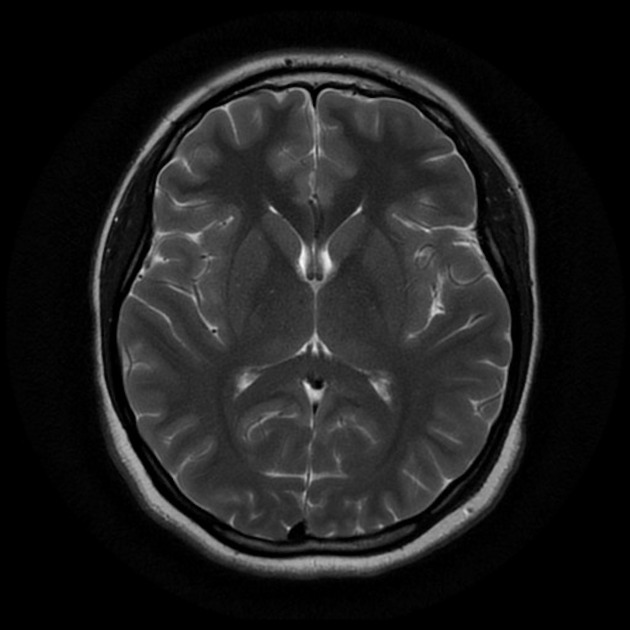
#> input picture no/1 no.jpeg, 630 x 630 px, found by its file name; its folder holds 4 pictures in this run
$ jupyter execute --allow-errors Brain_Tumor.ipynb   (shell and % lines are left out)
#> lines starting #> are read from the running program, lines starting #| are printed output that depends on the picture; after the words box and inside, x2 and y2 are one past the last pixel; in counts of white or black regions, pixels touching at a corner belong together
[cell 1]
import pandas as pd
import numpy as np
import matplotlib.pyplot as plt
import os, shutil
import cv2
import matplotlib.image as mpimg
import seaborn as sns
plt.style.use('ggplot')

[cell 2]
folder = '/content/drive/MyDrive/Projects/BrainTumor/yes/'
count = 1

#> (the rest of this cell did not finish here and is left out)

[cell 3]
folder = '/content/drive/MyDrive/Projects/BrainTumor/no/'
count = 1

for filename in os.listdir(folder):
    source = folder + filename
    destination = folder + "N_" +str(count)+".jpg"
    os.rename(source, destination)
    count+=1
#> pass 2 of the loop `for filename in os.listdir(folder):`:

#> (a cell that did not finish here is left out)

#> (a cell that did not finish here is left out)

[cell 6]
import tensorflow as tf
from tensorflow.keras.preprocessing.image import ImageDataGenerator
from tensorflow.keras.models import Model
from tensorflow.keras.layers import Flatten, Dense, Dropout
from tensorflow.keras.applications.vgg19 import VGG19
from tensorflow.keras.optimizers import SGD, Adam
from tensorflow.keras.callbacks import ModelCheckpoint, EarlyStopping, ReduceLROnPlateau

[cell 7]
def timing(sec_elapsed):
    h = int(sec_elapsed / (60*60))
    m = int(sec_elapsed % (60*60) / 60)
    s = sec_elapsed % 60
    return f"{h}:{m}:{s}"

[cell 8]
def augmented_data(file_dir, n_generated_samples, save_to_dir):
    data_gen = ImageDataGenerator(rotation_range=10,
                      width_shift_range=0.1,
                      height_shift_range=0.1,
                      shear_range=0.1,
                      brightness_range=(0.3, 1.0),
                      horizontal_flip=True,
                      vertical_flip=True,
                      fill_mode='nearest')
    for filename in os.listdir(file_dir):
        image = cv2.imread(file_dir + '/' + filename)
        image = image.reshape((1,) + image.shape)
        save_prefix = 'aug_' + filename[:-4]
        i=0
        for batch in data_gen.flow(x = image, batch_size = 1, save_to_dir = save_to_dir, save_prefix = save_prefix, save_format = "jpg"):
            i+=1
            if i>n_generated_samples:
                break

[cell 9]
import os
import time

# Yol tanımları
yes_path = '/content/drive/MyDrive/Projects/BrainTumor/brain_tumor_dataset/yes'
no_path = '/content/drive/MyDrive/Projects/BrainTumor/brain_tumor_dataset/no'
augmented_data_path = 'augmented_data/'

# Dizini kontrol et ve oluştur
if not os.path.exists(augmented_data_path):
    os.makedirs(augmented_data_path)
if not os.path.exists(augmented_data_path + 'yes'):
    os.makedirs(augmented_data_path + 'yes')
if not os.path.exists(augmented_data_path + 'no'):
    os.makedirs(augmented_data_path + 'no')

# Zaman ölçümü
start_time = time.time()

# Veriyi artırma işlemi
augmented_data(file_dir=yes_path, n_generated_samples=6, save_to_dir=augmented_data_path + 'yes')
#> (the call stopped at in augmented_data, `data_gen = ImageDataGenerator(rotation_range=10, width_shift_range=0.1..`: tensorflow is not available in this run)
augmented_data(file_dir=no_path, n_generated_samples=9, save_to_dir=augmented_data_path + 'no')
#> (the call stopped at in augmented_data, `data_gen = ImageDataGenerator(rotation_range=10, width_shift_range=0.1..`: tensorflow is not available in this run)

end_time = time.time()
execution_time = end_time - start_time
print(f"Execution time: {execution_time:.2f} seconds")

[cell 10]
def data_summary(main_path):
    yes_path = "augmented_data/yes/"
    no_path = "augmented_data/no/"

    n_pos = len(os.listdir(yes_path))
    n_neg = len(os.listdir(no_path))

    n = (n_pos + n_neg)

    pos_per = (n_pos*100)/n
    neg_per = (n_neg*100)/n

    print(f"Number of sample: {n}")
    print(f"{n_pos} Number of positive sample in percentage: {pos_per}%")
    print(f"{n_neg} Number of negative sample in percentage: {neg_per}%")

[cell 11]
data_summary(augmented_data_path)

[cell 12]
import imutils
def crop_brain_tumor(image, plot=False):
    gray = cv2.cvtColor(image, cv2.COLOR_BGR2GRAY)
    gray = cv2.GaussianBlur(gray, (5,5), 0)

    thres = cv2.threshold(gray, 45, 255, cv2.THRESH_BINARY)[1]
    thres =cv2.erode(thres, None, iterations = 2)
    thres = cv2.dilate(thres, None, iterations = 2)

    cnts = cv2.findContours(thres.copy(), cv2.RETR_EXTERNAL, cv2.CHAIN_APPROX_SIMPLE)
    cnts = imutils.grab_contours(cnts)
    c = max(cnts, key = cv2.contourArea)

    extLeft = tuple(c[c[:,:,0].argmin()][0])
    extRight = tuple(c[c[:,:,0].argmax()][0])
    extTop = tuple(c[c[:,:,1].argmin()][0])
    extBot = tuple(c[c[:,:,1].argmax()][0])

    new_image = image[extTop[1]:extBot[1], extLeft[0]:extRight[0]]

    if plot:
        plt.figure()
        plt.subplot(1, 2, 1)
        plt.imshow(image)

        plt.tick_params(axis='both', which='both',
                        top=False, bottom=False, left=False, right=False,
                        labelbottom=False, labeltop=False, labelleft=False, labelright=False)

        plt.title('Original Image')

        plt.subplot(1, 2, 2)
        plt.imshow(new_image)

        plt.tick_params(axis='both', which='both',
                        top=False, bottom=False, left=False, right=False,
                        labelbottom=False, labeltop=False, labelleft=False, labelright=False)

        plt.title('Cropped Image')
        plt.show()
    return new_image

[cell 13]
import os

file_path = '/content/augmented_data/yes/aug_Y100_0_1070.jpg'
if not os.path.isfile(file_path):
    print(f"Dosya mevcut değil: {file_path}")

[cell 14]
img = cv2.imread('/content/augmented_data/yes/aug_Y100_0_1070.jpg')
#> (the rest of this cell did not finish here and is left out)

[cell 15]
img = cv2.imread('/content/augmented_data/no/aug_1 no._0_16.jpg')
#> (the rest of this cell did not finish here and is left out)


[cell 16]
folder1 = '/content/augmented_data/no/'
folder2 = '/content/augmented_data/yes/'

for filename in os.listdir(folder1):
    img = cv2.imread(folder1 + filename)
#> img is the input picture: shape (630, 630, 3); min 0, max 248, mean 29.7
    img = crop_brain_tumor(img, False)
#> call 3 of crop_brain_tumor, with plot = False
#> in crop_brain_tumor (call 3), `thres = cv2.threshold(gray, 45, 255, cv2.THRESH_BINARY)[1]`:
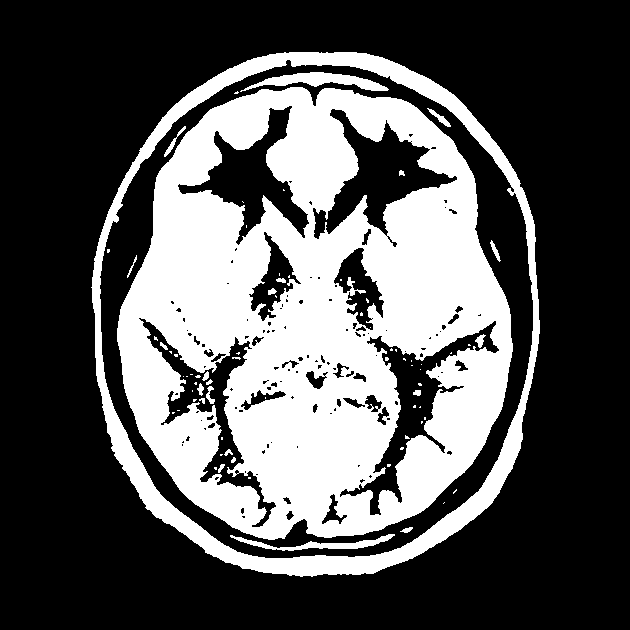
#> thres: shape (630, 630); 33.9% white; 74 white regions (51 under 20 px), largest, box (x1, y1, x2, y2) and area: (117, 87, 513, 540) 111098, (91, 52, 540, 577) 19946, (240, 72, 389, 92) 1245
#> in crop_brain_tumor (call 3), `thres =cv2.erode(thres, None, iterations = 2)`:
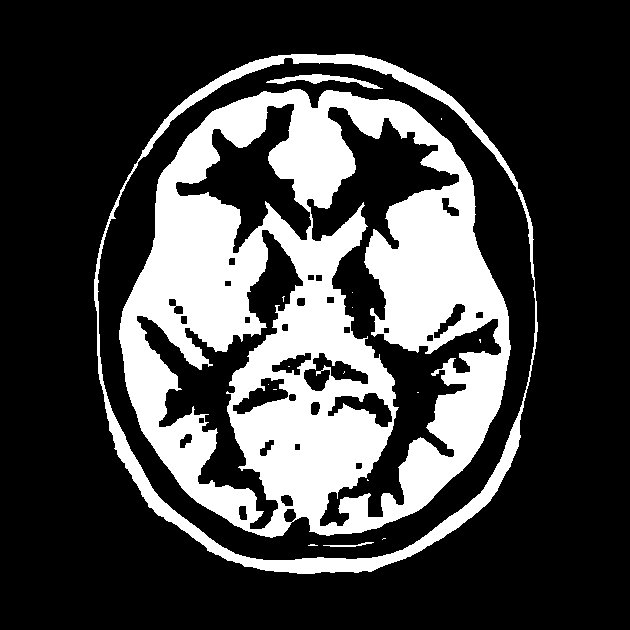
#> thres: shape (630, 630); 26.4% white; 17 white regions (13 under 20 px), largest, box (x1, y1, x2, y2) and area: (119, 89, 511, 538) 91976, (94, 54, 538, 574) 12177, (266, 74, 383, 89) 576, (323, 542, 374, 547) 93
#> in crop_brain_tumor (call 3), `thres = cv2.dilate(thres, None, iterations = 2)`:
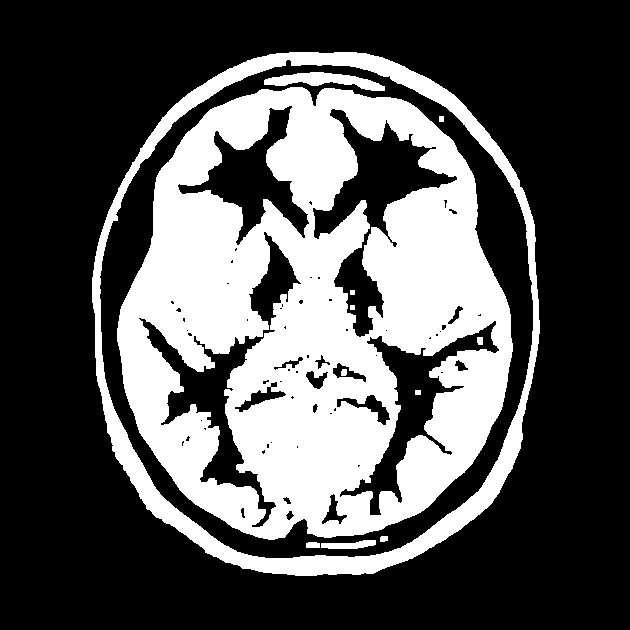
#> thres: shape (630, 630); 32.9% white; 12 white regions
#> in crop_brain_tumor (call 3), `cnts = cv2.findContours(thres.copy(), cv2.RETR_EXTERNAL, cv2.CHAIN_APP..`: cnts = 1 contour; box (x1, y1, x2, y2) and area: (92, 52, 540, 576) 190885
#> in crop_brain_tumor (call 3), `c = max(cnts, key = cv2.contourArea)`: c = contour of 648 points, box (x1, y1, x2, y2) (92, 52, 540, 576), area 190885
#> in crop_brain_tumor (call 3), `extLeft = tuple(c[c[:,:,0].argmin()][0])`: extLeft = (92, 277)
#> in crop_brain_tumor (call 3), `extRight = tuple(c[c[:,:,0].argmax()][0])`: extRight = (539, 333)
#> in crop_brain_tumor (call 3), `extTop = tuple(c[c[:,:,1].argmin()][0])`: extTop = (289, 52)
#> in crop_brain_tumor (call 3), `extBot = tuple(c[c[:,:,1].argmax()][0])`: extBot = (295, 575)
#> in crop_brain_tumor (call 3), `new_image = image[extTop[1]:extBot[1], extLeft[0]:extRight[0]]`:
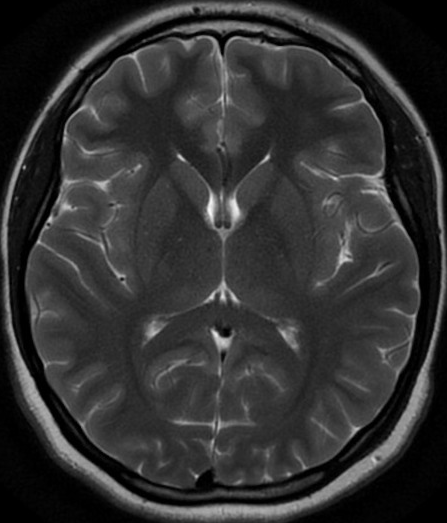
#> new_image: shape (523, 447, 3); min 0, max 248, mean 49.3
    cv2.imwrite(folder1 + filename, img)
#> pass 2 of the loop `for filename in os.listdir(folder1):`:
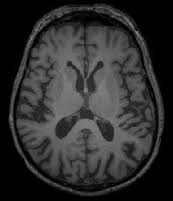
#> input picture no/10 no.jpg, 173 x 201 px, found by its file name
#> img is the input picture: shape (201, 173, 3); min 0, max 139, mean 46.7
#> in crop_brain_tumor (call 4), `thres = cv2.dilate(thres, None, iterations = 2)`:
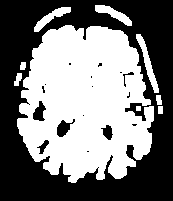
#> thres: shape (201, 173); 48.4% white; 9 white regions
#> cnts = 9 contours, 1 with area under 20; largest, box (x1, y1, x2, y2) and area: (17, 25, 154, 183) 15864, (136, 34, 159, 93) 299, (95, 5, 132, 26) 256, (34, 7, 71, 32) 255, (14, 73, 22, 86) 50, (156, 95, 162, 105) 37, (20, 62, 26, 70) 31, (158, 106, 163, 114) 28
#> c = contour of 345 points, box (x1, y1, x2, y2) (17, 25, 154, 183), area 15864
#> extLeft = (17, 119)
#> extRight = (153, 120)
#> extTop = (65, 25)
#> extBot = (71, 182)
#> in crop_brain_tumor (call 4), `new_image = image[extTop[1]:extBot[1], extLeft[0]:extRight[0]]`:
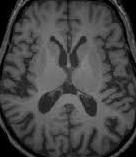
#> new_image: shape (157, 136, 3); min 0, max 139, mean 69.2
#> (the rest of this cell did not finish here and is left out)

[cell 17]
from sklearn.utils import shuffle
def load_data(dir_list, image_size):
    X=[]
    y=[]

    image_width, image_height=image_size

    for directory in dir_list:
        for filename in os.listdir(directory):
            image = cv2.imread(directory + '/' + filename)
            image = crop_brain_tumor(image, plot=False)
            image = cv2.resize(image, dsize=(image_width, image_height), interpolation = cv2.INTER_CUBIC)
            image = image/255.00
            X.append(image)
            if directory[-3:] == "yes":
                y.append(1)
            else:
                y.append(0)
    X=np.array(X)
    y=np.array(y)

    X,y = shuffle(X,y)
    print(f"Number of example is : {len(X)}")
    print(f"X SHAPE is : {X.shape}")
    print(f"y SHAPE is : {y.shape}")
    return X,y

[cell 18]
augmented_path = '/content/augmented_data/'
#> augmented_path = '/content/augmented_data/'
augmeneted_yes = augmented_path + 'yes'
#> augmeneted_yes = '/content/augmented_data/yes'
augmeneted_no = augmented_path + 'no'
#> augmeneted_no = '/content/augmented_data/no'

IMAGE_WIDTH, IMAGE_HEIGHT = (240,240)

#> (the rest of this cell did not finish here and is left out)
